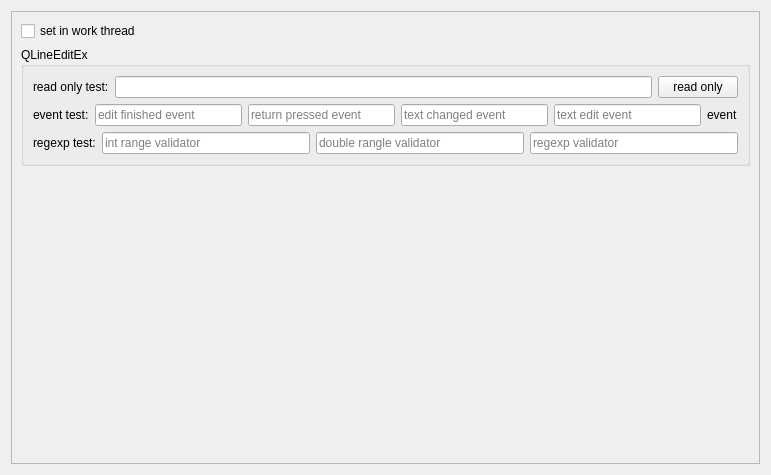
<?xml version="1.0" encoding="UTF-8"?>
<ui version="4.0">
 <class>InputWidgets</class>
 <widget class="QWidget" name="InputWidgets">
  <property name="geometry">
   <rect>
    <x>0</x>
    <y>0</y>
    <width>771</width>
    <height>475</height>
   </rect>
  </property>
  <property name="windowTitle">
   <string>Form</string>
  </property>
  <layout class="QVBoxLayout" name="verticalLayout_3">
   <item>
    <widget class="QScrollArea" name="scrollArea">
     <property name="widgetResizable">
      <bool>true</bool>
     </property>
     <widget class="QWidget" name="scrollAreaWidgetContents">
      <property name="geometry">
       <rect>
        <x>0</x>
        <y>0</y>
        <width>751</width>
        <height>455</height>
       </rect>
      </property>
      <layout class="QVBoxLayout" name="verticalLayout_2">
       <item>
        <widget class="QCheckBox" name="set_in_work_thread">
         <property name="text">
          <string>set in work thread</string>
         </property>
        </widget>
       </item>
       <item>
        <widget class="QGroupBox" name="groupBox">
         <property name="title">
          <string>QLineEditEx</string>
         </property>
         <layout class="QVBoxLayout" name="verticalLayout">
          <item>
           <layout class="QHBoxLayout" name="horizontalLayout">
            <item>
             <widget class="QLabel" name="label">
              <property name="text">
               <string>read only test:</string>
              </property>
             </widget>
            </item>
            <item>
             <widget class="QLineEditEx" name="read_only_test_input">
              <property name="styleSheet">
               <string notr="true">QLineEdit:read-only{
background:lightblue;
}</string>
              </property>
             </widget>
            </item>
            <item>
             <widget class="QPushButtonEx" name="read_only_set">
              <property name="text">
               <string>read only</string>
              </property>
             </widget>
            </item>
           </layout>
          </item>
          <item>
           <layout class="QHBoxLayout" name="horizontalLayout_2">
            <item>
             <widget class="QLabel" name="label_2">
              <property name="text">
               <string>event test:</string>
              </property>
             </widget>
            </item>
            <item>
             <widget class="QLineEditEx" name="lineeditex_edit_finish_test">
              <property name="placeholderText">
               <string>edit finished event</string>
              </property>
             </widget>
            </item>
            <item>
             <widget class="QLineEditEx" name="lineeditex_return_press_test">
              <property name="placeholderText">
               <string>return pressed event</string>
              </property>
             </widget>
            </item>
            <item>
             <widget class="QLineEditEx" name="lineeditex_text_change_test">
              <property name="placeholderText">
               <string>text changed event</string>
              </property>
             </widget>
            </item>
            <item>
             <widget class="QLineEditEx" name="lineeditex_text_edit_test">
              <property name="placeholderText">
               <string>text edit event</string>
              </property>
             </widget>
            </item>
            <item>
             <widget class="QLabelEx" name="lineeditex_event_test">
              <property name="text">
               <string>event</string>
              </property>
             </widget>
            </item>
           </layout>
          </item>
          <item>
           <layout class="QHBoxLayout" name="horizontalLayout_3">
            <item>
             <widget class="QLabel" name="label_3">
              <property name="text">
               <string>regexp test:</string>
              </property>
             </widget>
            </item>
            <item>
             <widget class="QLineEditEx" name="lineeditex_2">
              <property name="placeholderText">
               <string>int range validator</string>
              </property>
              <property name="regExp" stdset="0">
               <string>-int(-2,69)</string>
              </property>
             </widget>
            </item>
            <item>
             <widget class="QLineEditEx" name="lineeditex_3">
              <property name="placeholderText">
               <string>double rangle validator</string>
              </property>
              <property name="regExp" stdset="0">
               <string>-double(-4.3,12.8,1)</string>
              </property>
             </widget>
            </item>
            <item>
             <widget class="QLineEditEx" name="lineeditex">
              <property name="placeholderText">
               <string>regexp validator</string>
              </property>
              <property name="regExp" stdset="0">
               <string>\d{5}</string>
              </property>
             </widget>
            </item>
           </layout>
          </item>
         </layout>
        </widget>
       </item>
       <item>
        <spacer name="verticalSpacer">
         <property name="orientation">
          <enum>Qt::Vertical</enum>
         </property>
         <property name="sizeHint" stdset="0">
          <size>
           <width>20</width>
           <height>40</height>
          </size>
         </property>
        </spacer>
       </item>
      </layout>
     </widget>
    </widget>
   </item>
  </layout>
 </widget>
 <customwidgets>
  <customwidget>
   <class>QLabelEx</class>
   <extends>QLabel</extends>
   <header>QLabelEx.h</header>
  </customwidget>
  <customwidget>
   <class>QPushButtonEx</class>
   <extends>QPushButton</extends>
   <header>QPushButtonEx.h</header>
  </customwidget>
  <customwidget>
   <class>QLineEditEx</class>
   <extends>QLineEdit</extends>
   <header>QLineEditEx.h</header>
  </customwidget>
 </customwidgets>
 <resources/>
 <connections/>
</ui>
